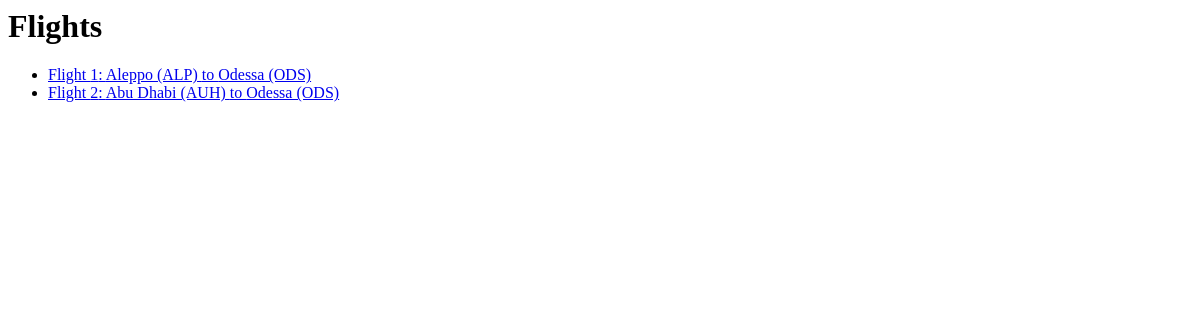
/, run on an earlier commit of the app's database.
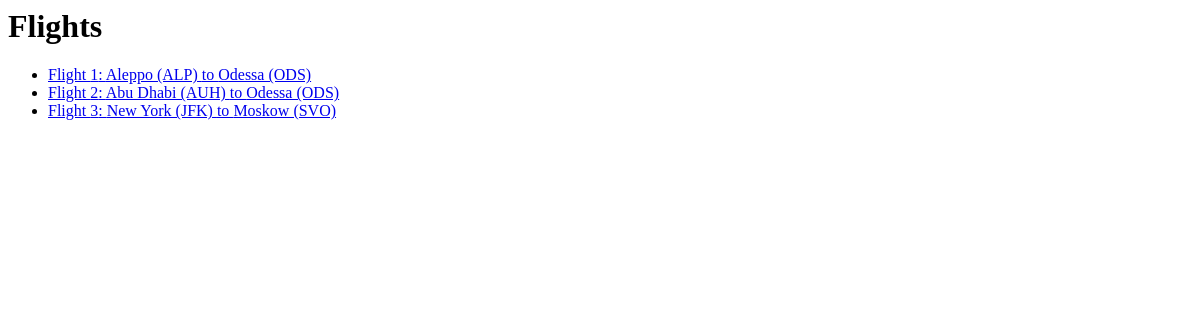
And on a later commit of the database.
### flights/models.py (models this page shows, shortened)
class Flight(models.Model):
    origin = models.ForeignKey(Airoport, on_delete=models.CASCADE, related_name="departures")
    destination = models.ForeignKey(Airoport, on_delete=models.CASCADE, related_name="arrivals")
    duration = models.IntegerField()

class Airoport(models.Model):
    code = models.CharField(max_length=3)
    city = models.CharField(max_length=64)
    def __str__(self):
        return f"{self.city} ({self.code})"

### flights/views.py (the view)
def index(request):
    return render(request, "flights/index.html", {
        "flights": Flight.objects.all()
    })

### flights/templates/flights/index.html
{% block body %}
    <h1>Flights</h1>
    <ul>
        {% for flight in flights %}
            <li>
                <a href="{% url 'flights' flight.id %}">
                    Flight {{ flight.id }}: {{ flight.origin }} to {{ flight.destination }}
                </a>
            </li>
        {% endfor %}
    </ul>
{% endblock %}

What changed in the data, as far as the page shows it:
added Flight: id "3", origin "New York (JFK)", destination "Moskow (SVO)"
